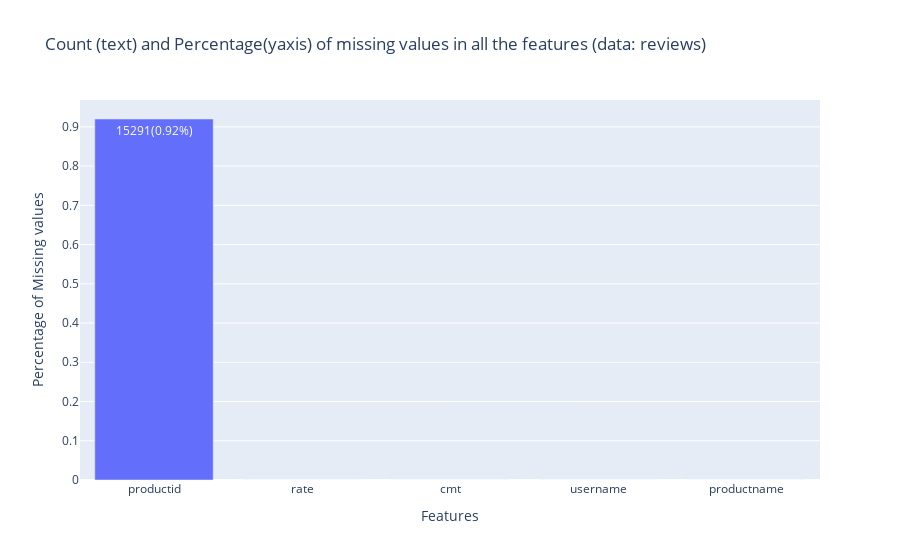

Notebook code cell kept with this figure:
### Markdown cell above
### 1.3. Basic analysis <a id="basic_analysis"></a>
[Go to top](#toc)

### Code cell
df=reviews.isna().sum().round(2)
df1 = (df*100/reviews.shape[0]).round(2)
print('Missing count and percentages for each column are: \n',df.astype('str') +' ('+ df1.astype('str')+'%)')

fig = px.bar(x=df.index, y=df1,text = df.astype('str') +'('+ df1.astype('str')+'%)',
            title="Count (text) and Percentage(yaxis) of missing values in all the features (data: reviews)")
fig.update_xaxes(title_text= 'Features')
fig.update_yaxes(title_text= 'Percentage of Missing values')
fig.show()
del df, df1

### Figure 1 — Plotly figure (JSON) as saved in the notebook; plotly's stock layout.template omitted (floating-point values rounded to 4 significant figures)
{"data": [{"alignmentgroup": "True", "hovertemplate": "x=%{x}<br>y=%{y}<br>text=%{text}<extra></extra>", "legendgroup": "", "marker": {"color": "#636efa", "pattern": {"shape": ""}}, "name": "", "offsetgroup": "", "orientation": "v", "showlegend": false, "text": ["15291(0.92%)", "0(0.0%)", "0(0.0%)", "20(0.0%)", "0(0.0%)"], "textposition": "auto", "type": "bar", "x": ["productid", "rate", "cmt", "username", "productname"], "xaxis": "x", "y": [0.92, 0, 0, 0, 0], "yaxis": "y"}], "layout": {"barmode": "relative", "legend": {"tracegroupgap": 0}, "title": {"text": "Count (text) and Percentage(yaxis) of missing values in all the features (data: reviews)"}, "xaxis": {"anchor": "y", "domain": [0, 1], "title": {"text": "Features"}}, "yaxis": {"anchor": "x", "domain": [0, 1], "title": {"text": "Percentage of Missing values"}}}}
